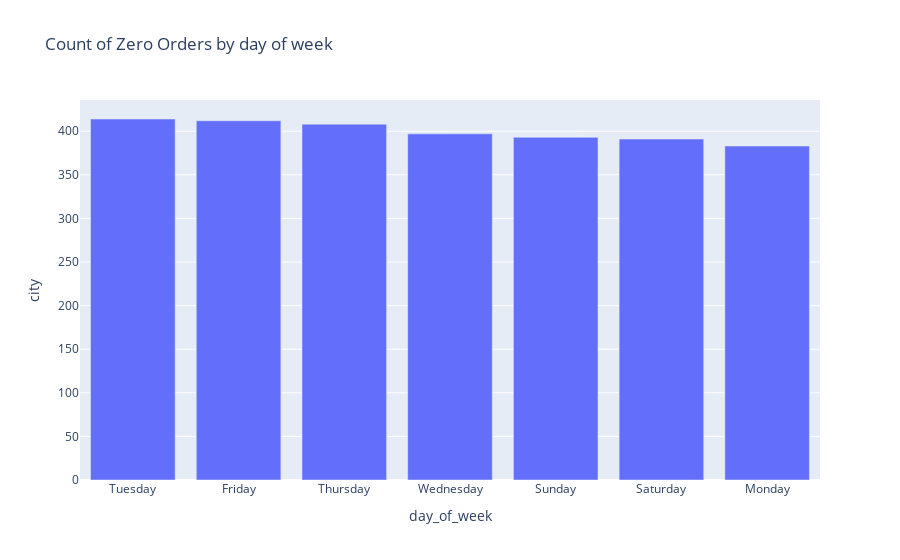

The notebook cell this image was saved under:
### Code cell
grouped = zero_values.groupby('day_of_week')['city'].count().reset_index()

# sort data 
grouped = grouped.sort_values('city', ascending=False)

fig = px.bar(grouped, x='day_of_week', y='city', title='Count of Zero Orders by day of week')
fig.show()

### Figure 1 — Plotly figure (JSON) as saved in the notebook; plotly's stock layout.template omitted (floating-point values rounded to 4 significant figures)
{"data": [{"alignmentgroup": "True", "hovertemplate": "day_of_week=%{x}<br>city=%{y}<extra></extra>", "legendgroup": "", "marker": {"color": "#636efa", "pattern": {"shape": ""}}, "name": "", "offsetgroup": "", "orientation": "v", "showlegend": false, "textposition": "auto", "type": "bar", "x": ["Tuesday", "Friday", "Thursday", "Wednesday", "Sunday", "Saturday", "Monday"], "xaxis": "x", "y": [414, 412, 408, 397, 393, 391, 383], "yaxis": "y"}], "layout": {"barmode": "relative", "legend": {"tracegroupgap": 0}, "title": {"text": "Count of Zero Orders by day of week"}, "xaxis": {"anchor": "y", "domain": [0, 1], "title": {"text": "day_of_week"}}, "yaxis": {"anchor": "x", "domain": [0, 1], "title": {"text": "city"}}}}
